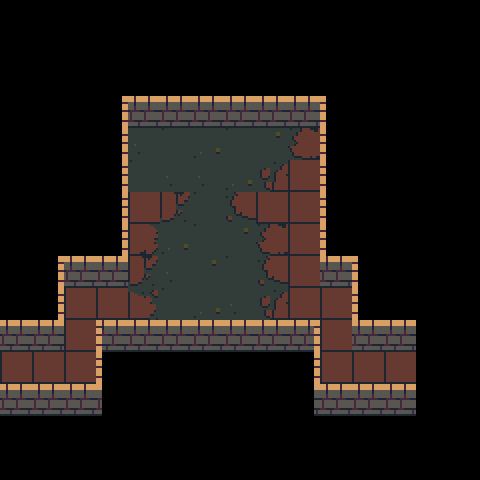

Rendered tile map (Tiled .tmx) drawn with the repository's tilesets; below, a short description and the full map source, tile grids included:
An orthogonal 15x15 tile map with 32x32 px tiles, 3 tile layers (death, walls, ground) and 8 objects (4x block, 2x connection, 2x enemy).

<map version="1.0" tiledversion="1.0.3" orientation="orthogonal" renderorder="right-down" width="15" height="15" tilewidth="32" tileheight="32" nextobjectid="52">
 <properties>
  <property name="number" value="40" />
 </properties>
 <tileset firstgid="1" source="brown.tsx" />
 <layer name="death" width="15" height="15">
  <data encoding="csv">
0,0,0,0,0,0,0,0,0,0,0,0,0,0,0,
0,0,0,0,0,0,0,0,0,0,0,0,0,0,0,
0,0,0,0,0,0,0,0,0,0,0,0,0,0,0,
0,0,0,0,0,0,0,0,0,0,0,0,0,0,0,
0,0,0,0,0,0,0,0,0,0,0,0,0,0,0,
0,0,0,0,0,0,0,0,0,0,0,0,0,0,0,
0,0,0,0,0,0,0,0,0,0,0,0,0,0,0,
0,0,0,0,0,0,0,0,0,0,0,0,0,0,0,
0,0,0,0,0,0,0,0,0,0,0,0,0,0,0,
0,0,0,0,0,0,0,0,0,0,0,0,0,0,0,
0,0,0,0,0,0,0,0,0,0,0,0,0,0,0,
0,0,0,0,0,0,0,0,0,0,0,0,0,0,0,
0,0,0,0,0,0,0,0,0,0,0,0,0,0,0,
0,0,0,0,0,0,0,0,0,0,0,0,0,0,0,
0,0,0,0,0,0,0,0,0,0,0,0,0,0,0
</data>
 </layer>
 <layer name="walls" width="15" height="15">
  <data encoding="csv">
0,0,0,0,0,0,0,0,0,0,0,0,0,0,0,
0,0,0,0,0,0,0,0,0,0,0,0,0,0,0,
0,0,0,0,0,0,0,0,0,0,0,0,0,0,0,
0,0,0,14,12,12,12,12,12,12,15,0,0,0,0,
0,0,0,14,0,0,0,0,0,0,15,0,0,0,0,
0,0,0,14,0,0,0,0,0,0,15,0,0,0,0,
0,0,0,14,0,0,0,0,0,0,15,0,0,0,0,
0,0,0,14,0,0,0,0,0,0,15,0,0,0,0,
0,14,12,12,0,0,0,0,0,0,12,15,0,0,0,
0,14,0,0,0,0,0,0,0,0,0,15,0,0,0,
12,12,0,22,12,12,12,12,12,23,0,12,12,0,0,
37,0,0,15,0,0,0,0,0,14,0,0,37,0,0,
12,12,12,21,0,0,0,0,0,24,12,12,12,0,0,
0,0,0,0,0,0,0,0,0,0,0,0,0,0,0,
0,0,0,0,0,0,0,0,0,0,0,0,0,0,0
</data>
 </layer>
 <layer name="ground" width="15" height="15">
  <data encoding="csv">
0,0,0,0,0,0,0,0,0,0,0,0,0,0,0,
0,0,0,0,0,0,0,0,0,0,0,0,0,0,0,
0,0,0,0,0,0,0,0,0,0,0,0,0,0,0,
0,0,0,0,0,0,0,0,0,0,0,0,0,0,0,
0,0,0,0,28,55,27,55,37,71,0,0,0,0,0,
0,0,0,0,55,28,28,27,61,72,0,0,0,0,0,
0,0,0,0,72,83,55,81,72,72,0,0,0,0,0,
0,0,0,0,73,27,55,37,71,72,0,0,0,0,0,
0,0,0,0,83,28,37,55,81,72,0,0,0,0,0,
0,0,72,72,63,55,27,28,61,72,72,0,0,0,0,
0,0,72,0,0,0,0,0,0,0,72,0,0,0,0,
72,72,72,0,0,0,0,0,0,0,72,72,72,0,0,
0,0,0,0,0,0,0,0,0,0,0,0,0,0,0,
0,0,0,0,0,0,0,0,0,0,0,0,0,0,0,
0,0,0,0,0,0,0,0,0,0,0,0,0,0,0
</data>
 </layer>
 <objectgroup name="objects">
  <object id="9" name="83" type="connection" x="32" y="352" width="32" height="32">
   <properties>
    <property name="dir" value="right" />
    <property name="to" value="82" />
   </properties>
  </object>
  <object id="10" name="84" type="connection" x="352" y="352" width="32" height="32">
   <properties>
    <property name="dir" value="left" />
    <property name="to" value="85" />
   </properties>
  </object>
  <object id="39" type="enemy" x="192" y="160" width="32" height="32">
   <properties>
    <property name="dir" value="down" />
   </properties>
  </object>
  <object id="47" type="enemy" x="288" y="128" width="32" height="32">
   <properties>
    <property name="dir" value="left" />
   </properties>
  </object>
  <object id="48" type="block" x="224" y="160" width="32" height="32" />
  <object id="49" type="block" x="160" y="160" width="32" height="32" />
  <object id="50" type="block" x="256" y="160" width="32" height="32" />
  <object id="51" type="block" x="288" y="160" width="32" height="32" />
 </objectgroup>
</map>
